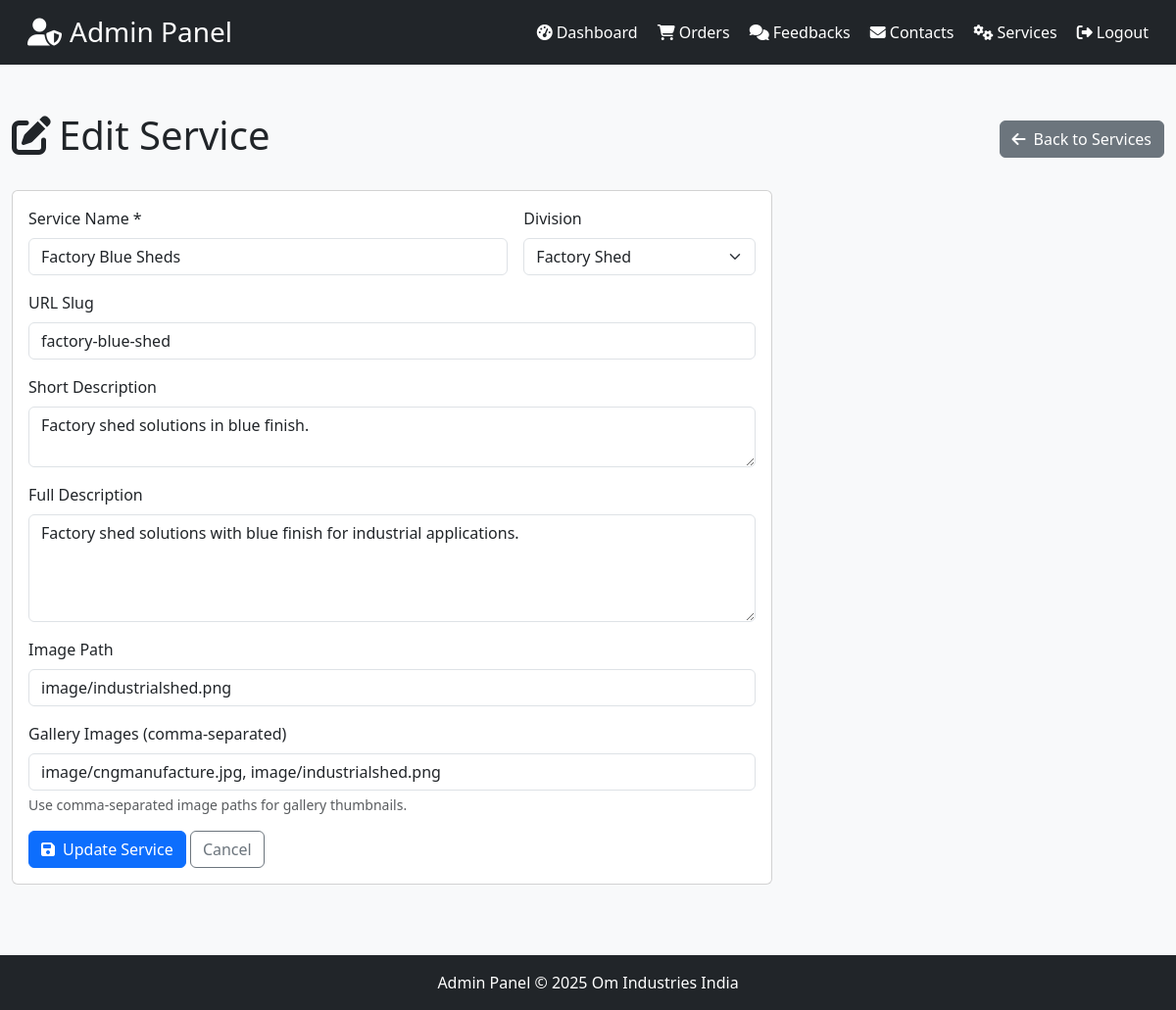
The page /admin/services/26/edit (signed in) on the database its author committed.
### tables this page shows
CREATE TABLE services (
            id INTEGER PRIMARY KEY AUTOINCREMENT,
            name TEXT NOT NULL,
            slug TEXT NOT NULL UNIQUE,
            division TEXT NOT NULL,
            division_id TEXT NOT NULL,
            short_desc TEXT,
            description TEXT,
            price TEXT NOT NULL,
            image TEXT DEFAULT 'image/manufacture.jpg',
            sort_order INTEGER DEFAULT 0,
            created_at TIMESTAMP DEFAULT CURRENT_TIMESTAMP
        , gallery_images TEXT);

### app.py (the view, shortened to what this page needs)
@app.route("/admin/services/<int:service_id>/edit", methods=['GET', 'POST'])
def admin_service_edit(service_id):
    if not session.get('admin_logged_in'):
        return redirect(url_for('admin_login'))
    conn = _db_connection()
    cursor = execute_query(conn, "SELECT * FROM services WHERE id = ?", (service_id,))
    service = cursor.fetchone()
    conn.close()
    if not service:
        flash('Service not found.', 'error')
        return redirect(url_for('admin_services'))
    svc = dict(service) if not isinstance(service, dict) else service
    return render_template("admin/pages/service_edit.html", title="Edit Service", service=svc, divisions=DIVISIONS)

### app.py (called while the page is built)
def execute_query(conn, query, params=None):
    if USE_POSTGRES:
        cursor = conn.cursor()
        if params:
            if '?' in query:
                query = query.replace('?', '%s')
            cursor.execute(query, params)
        else:
            cursor.execute(query)
        return cursor
    else:
        if params:
            return conn.execute(query, params)
        else:
            return conn.execute(query)

### templates/admin/pages/service_edit.html
{% extends "admin/base_admin.html" %}
{% block content %}
<div class="container-fluid py-4">
  <div class="d-flex justify-content-between align-items-center mb-4">
    <h1><i class="fas fa-edit me-2"></i>Edit Service</h1>
    <a href="{{ url_for('admin_services') }}" class="btn btn-secondary">
      <i class="fas fa-arrow-left me-2"></i>Back to Services
    </a>
  </div>
  <div class="row">
    <div class="col-lg-8">
      <div class="card">
        <div class="card-body">
          <form method="POST" action="{{ url_for('admin_service_edit', service_id=service.id) }}">
            <div class="row g-3">
              <div class="col-md-8">
                <label for="name" class="form-label">Service Name *</label>
                <input type="text" class="form-control" id="name" name="name" required value="{{ service.name }}">
              </div>
              <div class="col-md-4">
                <label for="division_id" class="form-label">Division</label>
                <select class="form-select" id="division_id" name="division_id">
                  {% for div in divisions %}
                  <option value="{{ div.id }}" {% if div.id == service.division_id %}selected{% endif %}>{{ div.name }}</option>
                  {% endfor %}
                </select>
              </div>
              <div class="col-12">
                <label for="slug" class="form-label">URL Slug</label>
                <input type="text" class="form-control" id="slug" name="slug" value="{{ service.slug }}">
              </div>
              <div class="col-12">
                <label for="short_desc" class="form-label">Short Description</label>
                <textarea class="form-control" id="short_desc" name="short_desc" rows="2">{{ service.short_desc or '' }}</textarea>
              </div>
              <div class="col-12">
                <label for="description" class="form-label">Full Description</label>
                <textarea class="form-control" id="description" name="description" rows="4">{{ service.description or '' }}</textarea>
              </div>
              <div class="col-12">
                <label for="image" class="form-label">Image Path</label>
                <input type="text" class="form-control" id="image" name="image" value="{{ service.image or 'image/manufacture.jpg' }}">
              </div>
              <div class="col-12">
                <label for="gallery_images" class="form-label">Gallery Images (comma-separated)</label>
                <input type="text" class="form-control" id="gallery_images" name="gallery_images" value="{{ service.gallery_images or '' }}" placeholder="image/photo1.jpg, image/photo2.jpg">
                <div class="form-text">Use comma-separated image paths for gallery thumbnails.</div>
              </div>
              <div class="col-12">
                <button type="submit" class="btn btn-primary">
                  <i class="fas fa-save me-2"></i>Update Service
                </button>
                <a href="{{ url_for('admin_services') }}" class="btn btn-outline-secondary">Cancel</a>
              </div>
            </div>
          </form>
        </div>
      </div>
    </div>
  </div>
</div>
{% endblock %}

### templates/admin/base_admin.html (style rules this page uses)
body { background-color: #f8f9fa; }

### rows shown on the page
services: name "Factory Blue Sheds", division_id "Factory Shed", slug "factory-blue-shed", short_desc "Factory shed solutions in blue finish.", description "Factory shed solutions with blue finish for industrial applications.", image "image/industrialshed.png", gallery_images "image/cngmanufacture.jpg, image/industrialshed.png"
